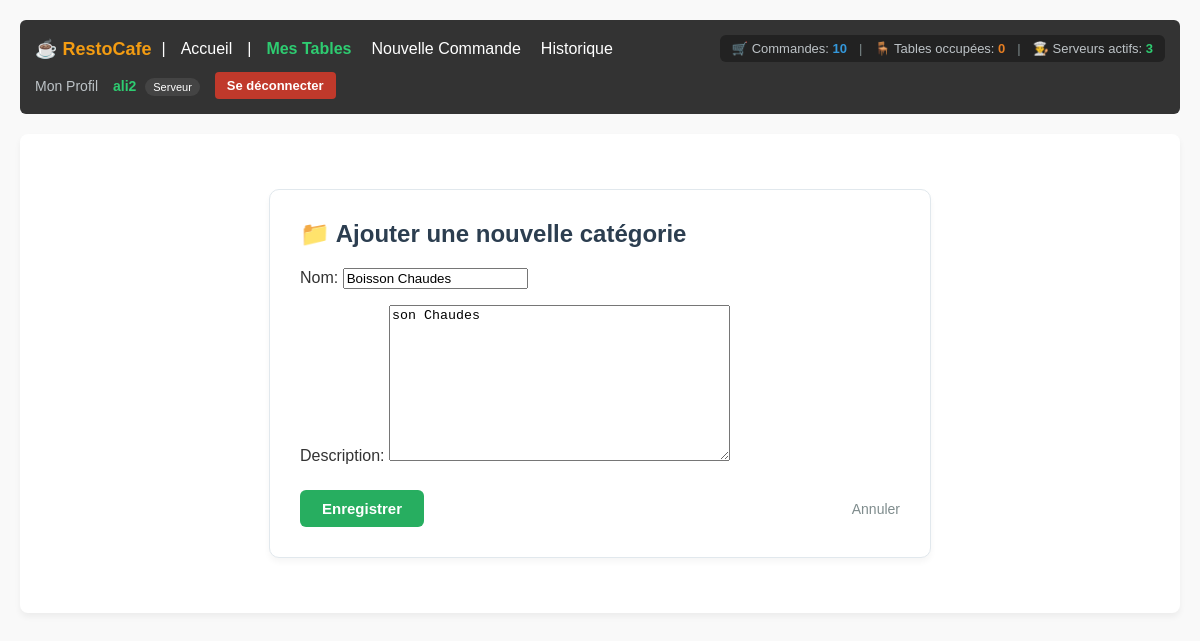
Screenshot of /menu/categories/1/edit/ (signed in) with the database file from the repository.
### accounts/models.py (models this page shows, shortened)
class User(AbstractUser):
  ROLE_CHOICES = (
      ('admin', 'Administrateur'),
      ('serveur', 'Serveur'),
      ('cuisine', 'Cuisinier'),
  )
  role = models.CharField(
      max_length=20, choices=ROLE_CHOICES, default='serveur'
  )
  tel = models.CharField(max_length=20, blank=True, null=True)
  photo = models.ImageField(upload_to='profils/', blank=True, null=True)

### menu/models.py (models this page shows, shortened)
class Categorie(models.Model):
    nom = models.CharField(max_length=100, unique=True)
    is_active = models.BooleanField(default=True)
    description = models.TextField(blank=True, null=True)

### menu/views.py (the view)
# urls.py: path('categories/<int:pk>/edit/', CategorieUpdateView.as_view(),
@method_decorator(login_required, name='dispatch')
class CategorieUpdateView(UpdateView):
    model = Categorie
    form_class = CategorieForm
    template_name = 'menu/categorie_form.html'
    success_url = reverse_lazy('menu:categorie_list')

### menu/forms.py
class CategorieForm(forms.ModelForm):
  class Meta:
    model = Categorie
    fields = ('nom', 'description')

### accounts/context_processors.py (called while the page is built)
def restaurant_stats(request):
    if not request.user.is_authenticated:
        return {}
    total_commandes = Commande.objects.count()
    tables_occupees = Table.objects.filter(
        commandes__statut__in=['en_attente', 'en_preparation', 'prete']
    ).distinct().count()
    serveurs_actifs = User.objects.filter(
        role='serveur',
        commandes_gerees__isnull=False
    ).distinct().count()
    serveurs_stats = User.objects.filter(role='serveur').prefetch_related('commandes_gerees')
    return {
        'stat_commandes': total_commandes,
        'stat_tables_occupees': tables_occupees,
        'stat_serveurs': serveurs_actifs,
        'serveurs_stats': serveurs_stats,
    }

### menu/templates/menu/categorie_form.html (shortened to what this page needs)
{% extends 'base.html' %}
{% block content %}
    <div style="max-width: 600px; margin: 30px auto; background: #ffffff; border: 1px solid #e1e8ed; border-radius: 10px; padding: 30px; box-shadow: 0 4px 6px rgba(0,0,0,0.04);">
        <h2 style="color: #2c3e50; margin-top: 0; margin-bottom: 20px; font-size: 24px;">
            📁 Ajouter une nouvelle catégorie
        </h2>
        <form method="post" style="margin-top: 20px;">
            <div style="margin-bottom: 15px;">
                {{ form.as_p }}
            </div>
            <div style="display: flex; justify-content: space-between; align-items: center; margin-top: 25px;">
                <button type="submit" style="padding: 10px 22px; background: #27ae60; color: white; border: none; border-radius: 6px; font-size: 15px; font-weight: 600; cursor: pointer;">
                    Enregistrer
                </button>
                <a href="{% url 'menu:categorie_list' %}" style="color: #7f8c8d; text-decoration: none; font-size: 14px; font-weight: 500;">
                    Annuler
                </a>
            </div>
        </form>
    </div>
{% endblock %}

### templates/navbar.html (shortened to what this page needs)
<nav style="background: #333; color: #fff; padding: 15px; margin-bottom: 20px; border-radius: 6px; display: flex; justify-content: space-between; align-items: center; flex-wrap: wrap; gap: 10px;">
    <div style="display: flex; align-items: center; gap: 10px; flex-wrap: wrap;">
        <strong style="font-size: 18px; color: #f39c12;">☕ RestoCafe</strong> |
        <a href="{% url 'accounts:home' %}" style="color: #fff; text-decoration: none; margin: 0 5px;">Accueil</a>
        {% if user.is_authenticated %}
            |
            {% if user.role == 'admin' or user.is_superuser %}
                <a href="{% url 'accounts:admin_dashboard' %}" style="color: #3498db; text-decoration: none; margin: 0 5px; font-weight: bold;">Dashboard Admin</a>
                <a href="{% url 'accounts:user_list' %}" style="color: #fff; text-decoration: none; margin: 0 5px;">Utilisateurs</a>
                <a href="{% url 'tables:table_list' %}" style="color: #fff; text-decoration: none; margin: 0 5px;">Tables</a>
                <a href="{% url 'commandes:commande_list' %}" style="color: #fff; text-decoration: none; margin: 0 5px;">Commandes</a>
            {% elif user.role == 'serveur' %}
                <a href="{% url 'tables:serveur_dashboard' %}" style="color: #2ecc71; text-decoration: none; margin: 0 5px; font-weight: bold;">Mes Tables</a>
                <a href="{% url 'commandes:commande_add' %}" style="color: #fff; text-decoration: none; margin: 0 5px;">Nouvelle Commande</a>
                <a href="{% url 'commandes:commande_list' %}" style="color: #fff; text-decoration: none; margin: 0 5px;">Historique</a>
            {% elif user.role == 'cuisine' %}
                <a href="{% url 'commandes:cuisine_dashboard' %}" style="color: #f39c12; text-decoration: none; margin: 0 5px; font-weight: bold;">Dashboard Cuisine</a>
            {% endif %}
        {% endif %}
    </div>
    {% if user.is_authenticated %}
        <div style="display: flex; align-items: center; gap: 12px; background: #222; padding: 6px 12px; border-radius: 6px; font-size: 13px;">
            <span style="color: #bdc3c7;" title="Commandes totales">
                🛒 Commandes: <strong style="color: #3498db;">{{ stat_commandes|default:0 }}</strong>
            </span>
            <span style="color: #7f8c8d;">|</span>
            <span style="color: #bdc3c7;" title="Tables occupées">
                🪑 Tables occupées: <strong style="color: #e67e22;">{{ stat_tables_occupees|default:0 }}</strong>
            </span>
            <span style="color: #7f8c8d;">|</span>
            <span style="color: #bdc3c7;" title="Serveurs actifs">
                👨‍🍳 Serveurs actifs: <strong style="color: #2ecc71;">{{ stat_serveurs|default:0 }}</strong>
            </span>
        </div>
    {% endif %}
    <div style="display: flex; align-items: center; gap: 15px;">
        {% if user.is_authenticated %}
            <a href="{% url 'accounts:profile' %}" style="color: #bdc3c7; text-decoration: none; font-size: 14px;">Mon Profil</a>
            <span style="color: #2ecc71; font-size: 14px;">
                <strong>{{ user.username }}</strong>
                <span style="background: #444; color: #fff; padding: 3px 8px; border-radius: 10px; font-size: 11px; margin-left: 5px;">{{ user.get_role_display|default:user.role }}</span>
            </span>
            <form action="{% url 'accounts:logout' %}" method="post" style="display: inline; margin: 0;">
                <button type="submit" style="background: #c0392b; color: white; border: none; padding: 6px 12px; border-radius: 4px; cursor: pointer; font-size: 13px; font-weight: bold;">Se déconnecter</button>
            </form>
        {% else %}
            <span style="color: #e74c3c; font-size: 14px;">Non connecté</span>
            <a href="{% url 'accounts:login' %}" style="color: #fff; text-decoration: none; padding: 6px 12px; background: #2980b9; border-radius: 4px; font-size: 13px; font-weight: bold;">Connexion</a>
        {% endif %}
    </div>
</nav>

### templates/base.html (style rules this page uses)
body { font-family: Arial, sans-serif; margin: 0; padding: 20px; background-color: #f9f9f9; color: #333; }

### rows the page displays
User: username "ali2", role "Serveur"
Categorie: nom "Boisson Chaudes", description "son Chaudes"

### other values shown
{{ stat_commandes|default:0 }} "10"
{{ stat_tables_occupees|default:0 }} "0"
{{ stat_serveurs|default:0 }} "3"
